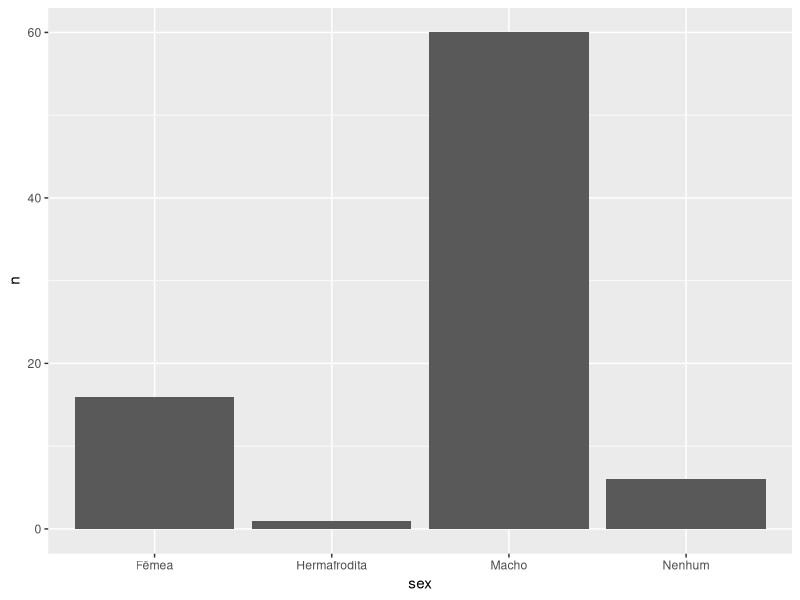

This chart was generated by the following R code:

# Pacote Forcats - Tidyverse ---------------------------------------------------------------------------------------------------------------
# Autoria do script: Jeanne Franco ---------------------------------------------------------------------------------------------------------
# Data: 06/03/2022 -------------------------------------------------------------------------------------------------------------------------
# Fonte: Curso R ---------------------------------------------------------------------------------------------------------------------------

# Conceito do pacote forcats ---------------------------------------------------------------------------------------------------------------

## Algumas vezes o R base pode ler uma coluna de strings como um fator e esses fatores não podem ser
## manipulados da mesma forma que os vetores de strings são manipulados. Portanto, o pacote forcats
## foi desenvolvido por Hadley Wickham para solucionar esse problema.

## O pacote forcats (For Categorial Variables) implementa algumas ferramentas. As principais funções
## do forcats servem para alterar a ordem e modificar os níveis de um fator.

# Baixar pacotes necessários ---------------------------------------------------------------------------------------------------------------

library(forcats)
library(ggplot2)
library(dplyr)

# O que são fatores ------------------------------------------------------------------------------------------------------------------------

## fatores são uma classe de objetos no R criada para representar as variáveis categóricas numericamente.
## Eles são necessários pois muitas vezes precisamos representar variáveis categóricas como números.
## Quando estamos fazendo um gráfico, por exemplo, só podemos mapear variáveis numéricas em seus eixos,
## pois o plano cartesiano é formado por duas retas de números reais.
## O que fazemos então quando plotamos uma variável categórica? Nós a transformamos em fatores.

## Mas como a manipulação de fatores é diferente da manipulação de números e strings (graças aos famosos levels),
## tarefas que parecem simples, como ordenar as barras de um gráfico de barras, acabam se tornando grandes 
## desafios quando não sabemos lidar com essa classe de valores.

## Nos exemplos a seguir, vamos utilizar a base starwars (do pacote {dplyr}) para aprendermos a fazer as 
## principais operações com fatores utilizando o pacote {forcats}.

# Modificando níveis de um fator -----------------------------------------------------------------------------------------------------------

## Vamos trabalhar primeiro com a coluna sex, que diz qual é o sexo de cada personagem.

starwars %>% 
  pull(sex) %>% 
  unique()

## Vamos criar um objeto com os 16 primeiros valores da coluna sex já transformados em fator.

fator_sex <- starwars %>% 
  pull(sex) %>% 
  as.factor() %>% 
  head(16)
fator_sex

## Veja que se transformarmos a coluna em fator, esses serão os levels da variável, 
## não importa se o sub-conjunto que estivermos observando possua ou não todas as categorias.

## Para mudar os níveis de um fator, podemos utilizar a função lvls_revalue(). Veja que, ao 
## mudarmos os níveis de um fator, o label de cada valor também muda. Os novos valores precisam 
## ser passados conforme a ordem dos níveis antigos.

lvls_revalue(
  fator_sex, 
  new_levels = c("Fêmea", "Hermafrodita", "Macho", "Nenhum")
)

## Essa função é uma boa alternativa para mudar o nome das categorias de uma variável antes de 
## construir um gráfico.

starwars %>% 
  filter(!is.na(sex)) %>% 
  count(sex) %>% 
  mutate(
    sex = lvls_revalue(sex, c("Fêmea", "Hermafrodita", "Macho", "Nenhum"))
  ) %>% 
  ggplot() +
  geom_col(aes(x = sex, y = n)) 

## Como as colunas no gráfico respeitam a ordem dos níveis do fator, não importa a ordem que as 
## linhas aparecem na tabela, o gráfico sempre será gerado com as colunas na mesma ordem. Assim, 
## se quiséssemos alterar a ordem das barras do gráfico anterior, precisamos mudar a ordem dos 
## níveis do fator sex.

